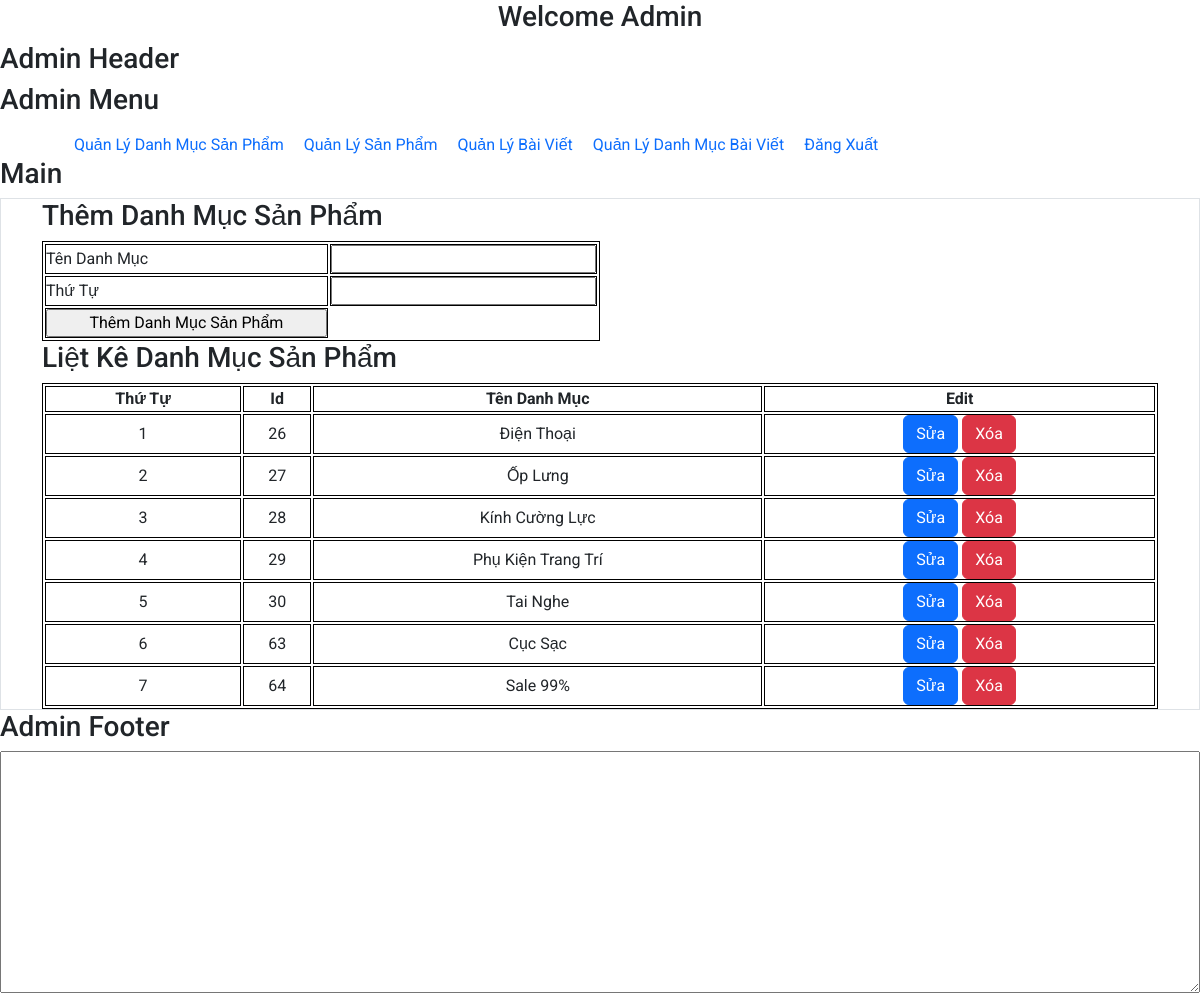
The app's page /Admin/index.php?action=quanlydanhmucsanpham&query=them (signed in) with its own data.
### tables this page shows
CREATE TABLE `tbl_category` (
  `category_id` int(11) NOT NULL,
  `category_name` varchar(100) NOT NULL,
  `ordinal_numbers` int(11) NOT NULL
);

### Admin/Modules/QuanLyDanhMucSanPham/lietke.php (the view)
<?php
$sql_liet_ke_danh_muc_sp = "SELECT * FROM tbl_category ORDER BY category_id ASC";
$query_liet_ke_danh_muc_sp = mysqli_query($conn, $sql_liet_ke_danh_muc_sp);
?>
<h3>Liệt Kê Danh Mục Sản Phẩm</h3>
<table class="table-lietke">
    <tr>
        <th>Thứ Tự</th>
        <th>Id</th>
        <th>Tên Danh Mục</th>
        <th>Edit</th>
    </tr>
    <?php
    $i = 0;
    while ($row_lietke = mysqli_fetch_array($query_liet_ke_danh_muc_sp)) {
        $i++;
    ?>
        <tr>
            <td><?php echo $i; ?></td>
            <td><?php echo $row_lietke["category_id"]; ?></td>
            <td><?php echo $row_lietke["category_name"]; ?></td>
            <td>
                <a class="btn btn-primary" href="?action=quanlydanhmucsanpham&query=sua&id_category_can_sua=<?php echo $row_lietke['category_id'] ?>">Sửa</a>
                <a class="btn btn-danger" href="Modules/QuanLyDanhMucSanPham/xuly.php?action=quanlydanhmucsanpham&query=xoa&id_category_can_xoa=<?php echo $row_lietke['category_id'] ?>">Xóa</a>
            </td>
        </tr>
    <?php
    }
    ?>
</table>

### Admin/index.php (shortened to what this page needs)
<!DOCTYPE html>
<html lang="en">
<head>
    <link rel="stylesheet" href="../Css/admin_html_tags.css">
    <link rel="stylesheet" href="../Css/admin_style.css">
    <link href="https://cdn.jsdelivr.net/npm/bootstrap@5.3.2/dist/css/bootstrap.min.css" rel="stylesheet">
</head>
<body>
    <h3 class="admin-title">Welcome Admin</h3>
    <?php
    include("Modules/header.php");
    include("Modules/menu.php");
    include("Modules/main.php");
    include("Modules/footer.php");
    ?>
    <textarea name="" id="" cols="30" rows="10"></textarea>
</body>
</html>

### Admin/Modules/header.php
<h3>Admin Header</h3>

### Admin/Modules/menu.php (shortened to what this page needs)
<h3>Admin Menu</h3>
<div class="container admin-menu-container">
    <ul class="admin-menu-list navibar">
        <li><a href="index.php?action=quanlydanhmucsanpham&query=them">Quản Lý Danh Mục Sản Phẩm</a></li>
        <li><a href="index.php?action=quanlysanpham&query=them">Quản Lý Sản Phẩm</a></li>
        <li><a href="index.php?action=quanlybaiviet&query=them">Quản Lý Bài Viết</a></li>
        <li><a href="index.php?action=quanlydanhmucbaiviet&query=them">Quản Lý Danh Mục Bài Viết</a></li>
        <li><a href="index.php?action=admin-logout">Đăng Xuất</a></li>
    </ul>
</div>

### Admin/Modules/main.php (shortened to what this page needs)
<h3>Main</h3>
<main class="main border">
    <div class="container admin-main-container">
        <div class="admin-main-content">
            <?php
            if (isset($_GET["action"]) && $_GET["query"]) {
                $action = $_GET["action"];
                $query = $_GET["query"];
            } else {
                $action = "";
                $query = "";
            }
            if ($action == "quanlydanhmucsanpham" && $query == "them") {
                include("Modules/QuanLyDanhMucSanPham/them.php");
                include("Modules/QuanLyDanhMucSanPham/lietke.php");
            } else if ($action == "quanlydanhmucsanpham" && $query == "sua") {
                include("Modules/QuanLyDanhMucSanPham/sua.php");
            } else if ($action == "quanlysanpham" && $query == "them") {
                include("Modules/QuanLySanPham/them.php");
                include("Modules/QuanLySanPham/lietke.php");
            } else if ($action == "quanlysanpham" && $query == "sua") {
                include("Modules/QuanLySanPham/sua.php");
            } else {
                include("Modules/dashboard.php");
            }
            ?>
        </div>
</main>

### Admin/Modules/QuanLyDanhMucSanPham/them.php
<h3>Thêm Danh Mục Sản Phẩm</h3>
<table class="table-them">
    <form action="Modules/QuanLyDanhMucSanPham/xuly.php" method="post">
        <tr>
            <td>Tên Danh Mục</td>
            <td><input type="text" name="tendanhmuc" id=""></td>
        </tr>
        <tr>
            <td>Thứ Tự</td>
            <td><input type="text" name="thutu" id=""></td>
        </tr>
        <tr>
            <td><input type="submit" name="themdanhmuc" value="Thêm Danh Mục Sản Phẩm"></td>
        </tr>
    </form>
</table>

### Admin/Modules/footer.php
<h3>Admin Footer</h3>

### Css/admin_html_tags.css (style rules this page uses)
textarea { width: 100%; }

### Css/admin_style.css (style rules this page uses)
* { margin: 0; padding: 0; box-sizing: border-box; font-family: 'Roboto', sans-serif; }
li { list-style: none; }
.admin-menu-container li a { text-decoration: none; margin-right: 20px; }
h3.admin-title { text-align: center; }
.admin-menu-container .admin-menu-list li { float: left; }

### Admin/Modules/tablemanagecss.php (style rules this page uses)
table, th, td { border: 1px solid black; }
.table-them { border-collapse: separate; width: 50%; }
.table-lietke { border-collapse: separate; width: 100%; text-align: center; }
table input { width: 100%; }

### records on screen
tbl_category: category_id "26", category_name "Điện Thoại"
tbl_category: category_id "27", category_name "Ốp Lưng"
tbl_category: category_id "28", category_name "Kính Cường Lực"
tbl_category: category_id "29", category_name "Phụ Kiện Trang Trí"
tbl_category: category_id "30", category_name "Tai Nghe"
tbl_category: category_id "63", category_name "Cục Sạc"
tbl_category: category_id "64", category_name "Sale 99%"
